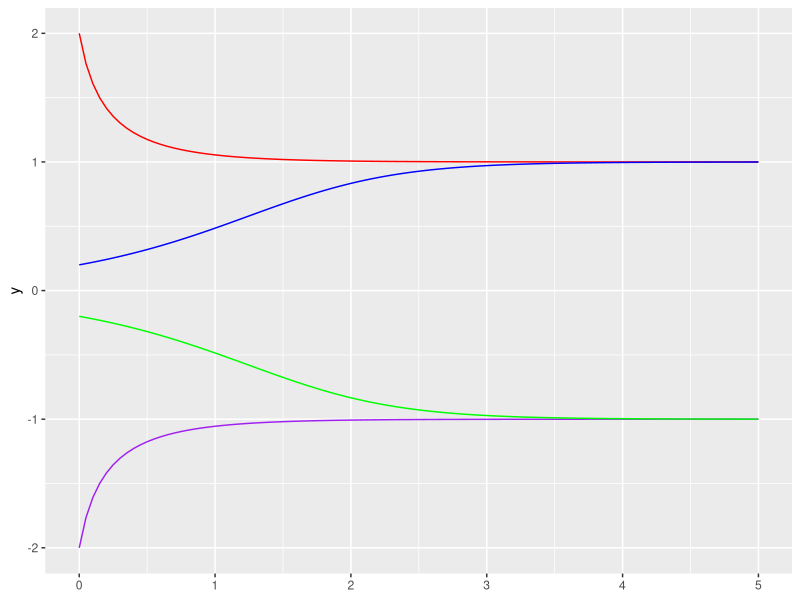
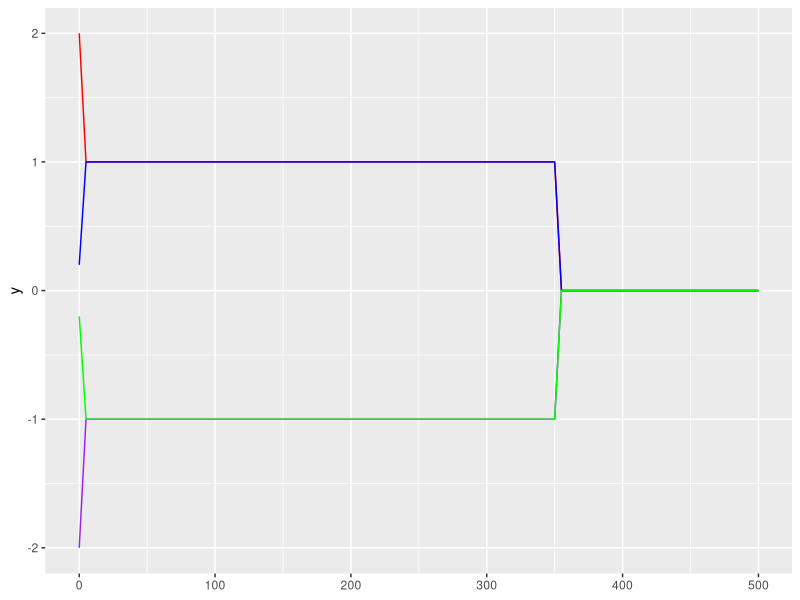
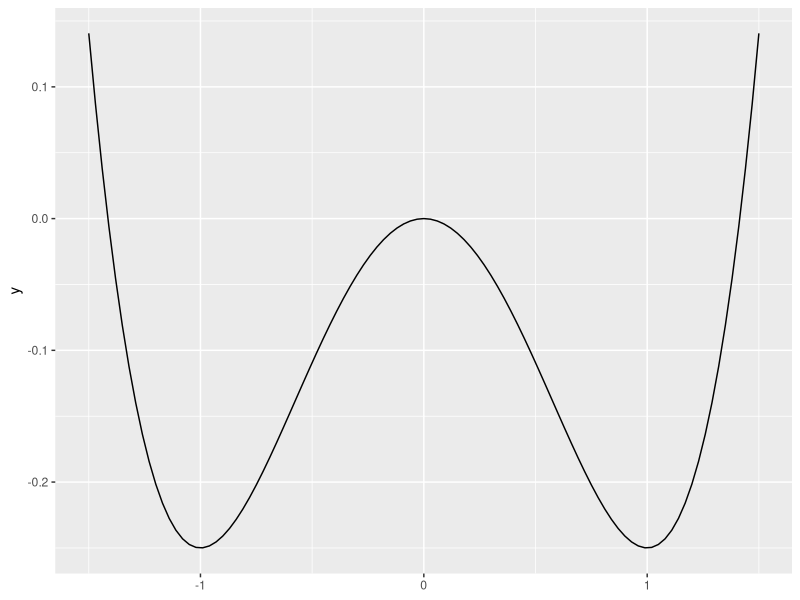
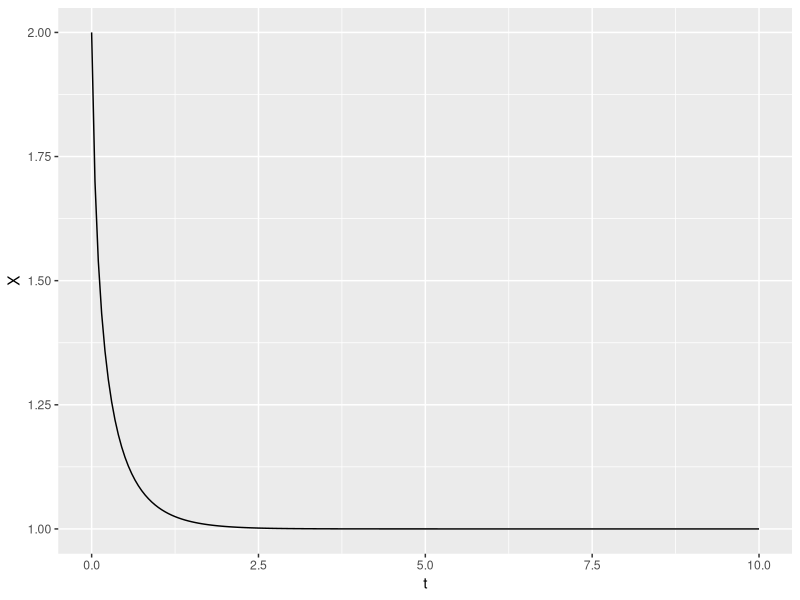
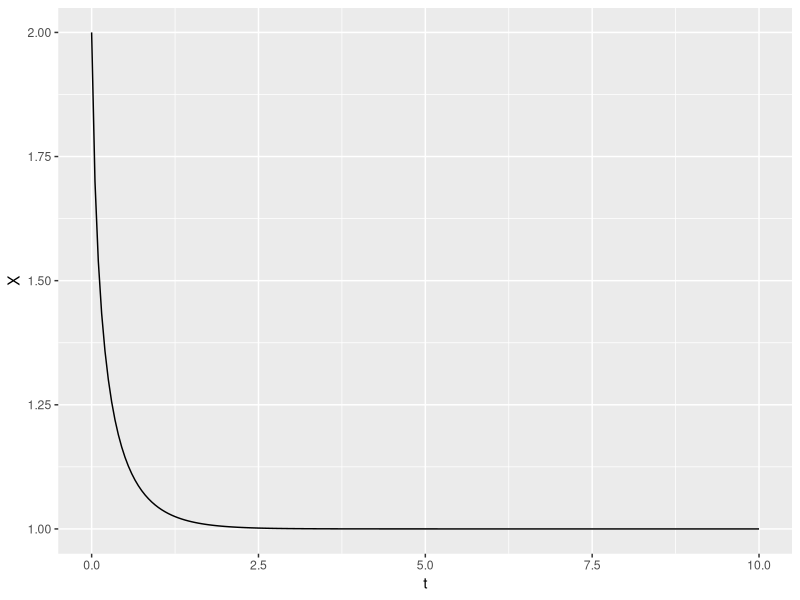
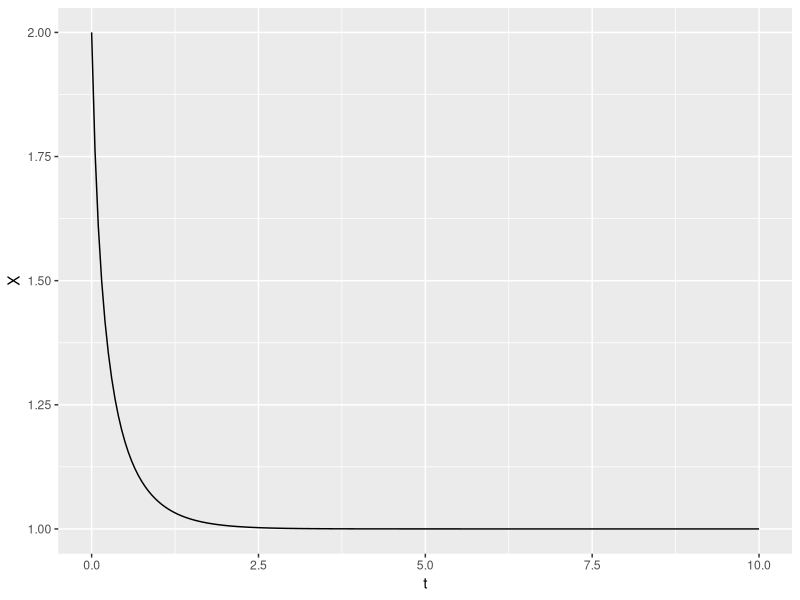

Recreate these plots in R, in order.
library(ggplot2)

dx <- function(x){
  x*(1-x^2)
}

analytic_solver <- function(x0, t){
  sign(x0)*exp(t)*(x0^(-2) + exp(2*t) -1)^(-1/2)
}

solution_curve <- function(x0){
  force(x0)
  f <- function(t){
    sign(x0)*exp(t)*(x0^(-2) + exp(2*t) -1)^(-1/2)
  }
}

curve_2 <- solution_curve(2)

double_well_plot <- ggplot() +
                    xlim(0,5) +
                    geom_function(fun = solution_curve(2), color = "red") +
                    geom_function(fun = solution_curve(0.2), color = "blue") +
                    geom_function(fun = solution_curve(-2), color = "purple") +
                    geom_function(fun = solution_curve(-0.2), color = "green")
double_well_plot

double_well_plot_500 <- ggplot() +
  xlim(0,500) +
  geom_function(fun = solution_curve(2), color = "red") +
  geom_function(fun = solution_curve(0.2), color = "blue") +
  geom_function(fun = solution_curve(-2), color = "purple") +
  geom_function(fun = solution_curve(-0.2), color = "green")
double_well_plot_500

#It seems that when we reach t=350, the last term becomes so close to zero
#that it numerically kills the process. One solution could be rescaling of t.

double_well_potential <- ggplot() + xlim(-1.5,1.5) + geom_function(fun = function(x) (x^4)/4 - (x^2)/2)
double_well_potential

#The naming makes sense, since there are two fixed points that attract solutions.

#Implementing Euler scheme for variable parameters
Euler_solver <- function(x0, tmax, deltat){
  #browser()
  t <- seq(from = 0, to = tmax, by = deltat)
  length <- length(t)
  x <- numeric(length)
  x[1] <- x0
  for (i in (2:length)){
    x[i] <- x[i-1] + dx(x[i-1])*deltat
  }
  path <- data.frame("t" = t, "X" = x)
  path
}
Euler_path <- Euler_solver(2, 10, 0.05)

Euler_path_plot <- ggplot(data = Euler_path, mapping = aes(x = t, y = X)) + geom_line()
Euler_path_plot

#Implementing Heun scheme for variable parameters
Heun_solver <- function(x0, tmax, deltat){
  #browser()
  t <- seq(from = 0, to = tmax, by = deltat)
  length <- length(t)
  x <- numeric(length)
  x[1] <- x0
  for (i in (2:length)){
    x_tilde <- x[i-1] + dx(x[i-1])*deltat
    x[i] <- x[i-1] + (dx(x[i-1]) + dx(x_tilde))*deltat*0.5
  }
  path <- data.frame("t" = t, "X" = x)
  path
}
Heun_path <- Euler_solver(2, 10, 0.05)
Heun_path_plot <- ggplot(data = Heun_path, mapping = aes(x = t, y = X)) + geom_line()
Heun_path_plot

#Implementing RK4 scheme for variable parameters
RK4_solver <- function(x0, tmax, deltat){
  t <- seq(from = 0, to = tmax, by = deltat)
  length <- length(t)
  x <- numeric(length)
  x[1] <- x0
  for (i in 2:length){
    k1 <- dx(x[i-1])
    k2 <- dx(x[i-1] + deltat*k1*0.5)
    k3 <- dx(x[i-1] + deltat*k2*0.5)
    k4 <- dx(x[i-1] + deltat*k3)
    x[i] <- x[i-1] + deltat*(k1+2*k2+2*k3+k4)/6
  }
  path <- data.frame("t" = t, "X" = x)
  path
}
RK4_path <- RK4_solver(2, 10, 0.05)
RK4_path_plot <- ggplot(data = RK4_path, mapping = aes(x = t, y = X)) + geom_line()
RK4_path_plot
